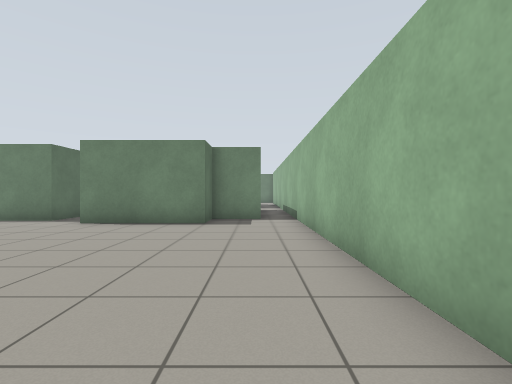
View 1 (above)

24 first-person views from a walk through a Gazebo world. The camera is 0.94 m above the floor, looks level and sees 85° across. The floor is counted in squares, 1 m on a side. Each view is taken from the middle of a square. On the plan, view 1 faces up. The plan holds only what a view shows up to about 11 squares ahead; the rest is blank.

View 2
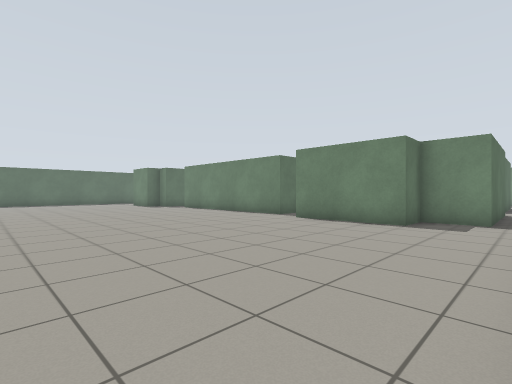

View 3
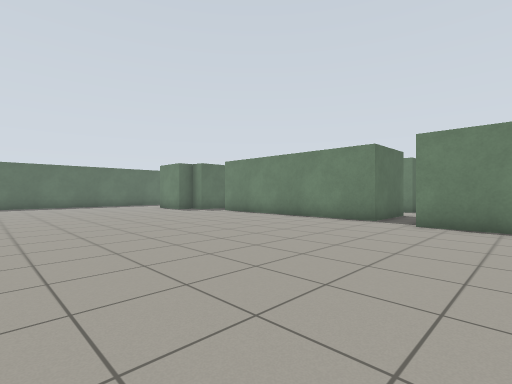

View 4
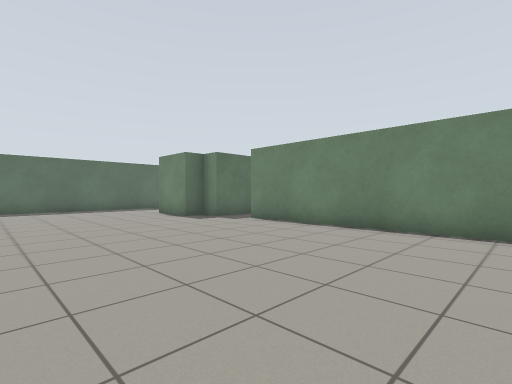

View 5
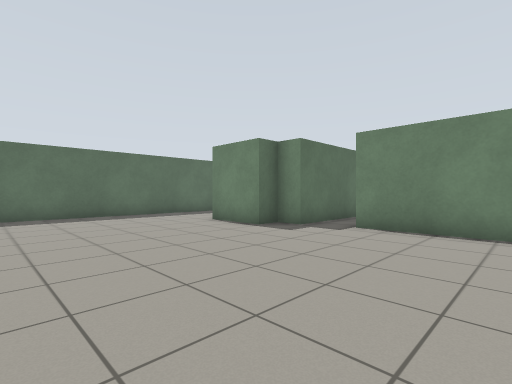

View 6
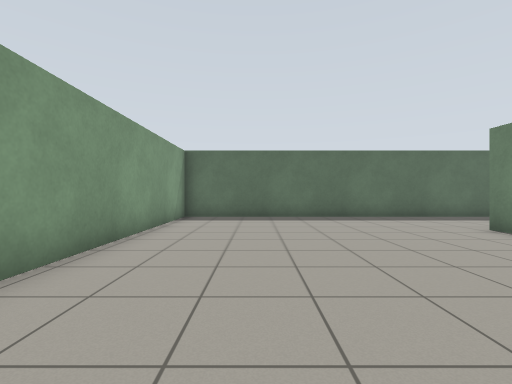

View 7
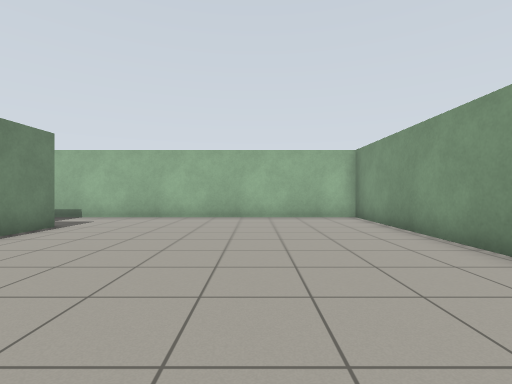

View 8
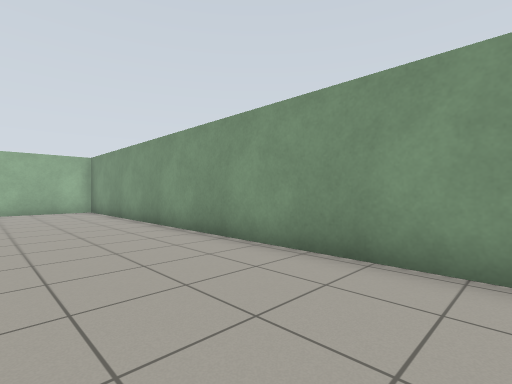

View 9
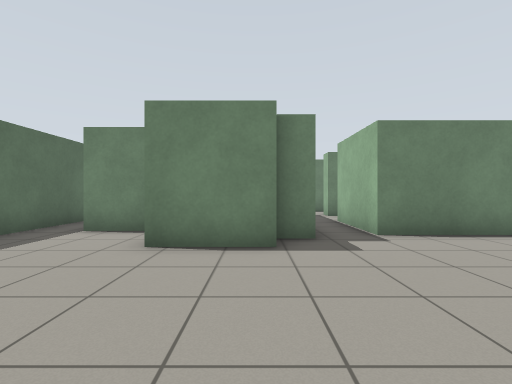

View 10
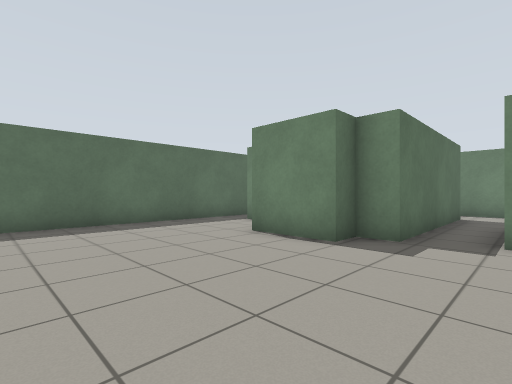

View 11
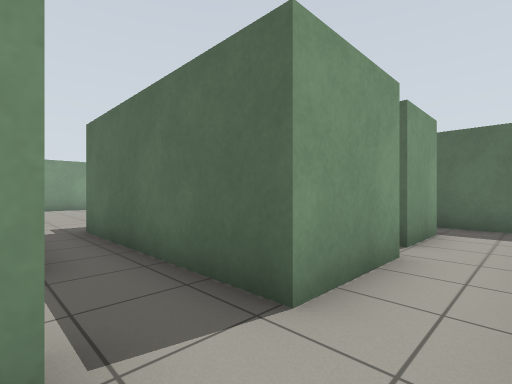

View 12
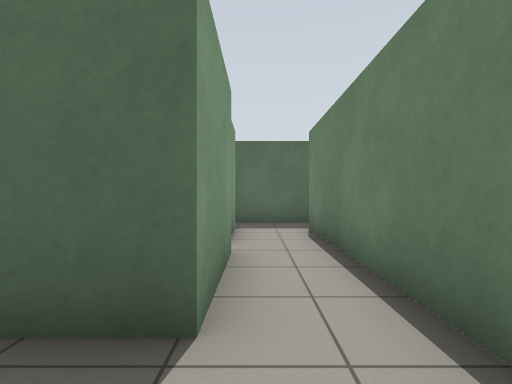

View 13
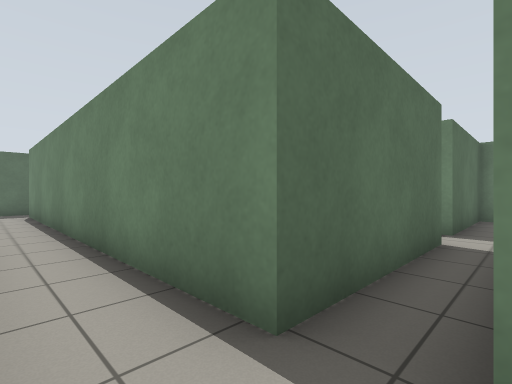

View 14
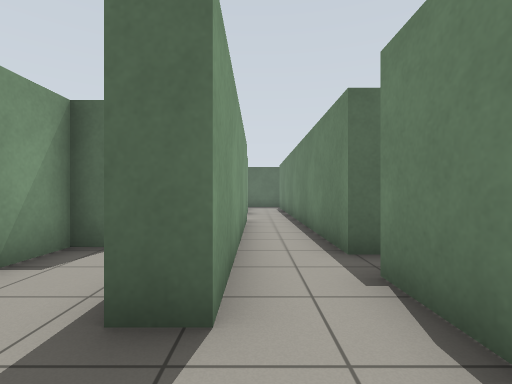

View 15
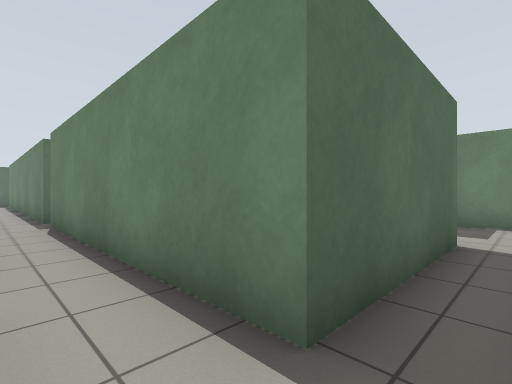

View 16
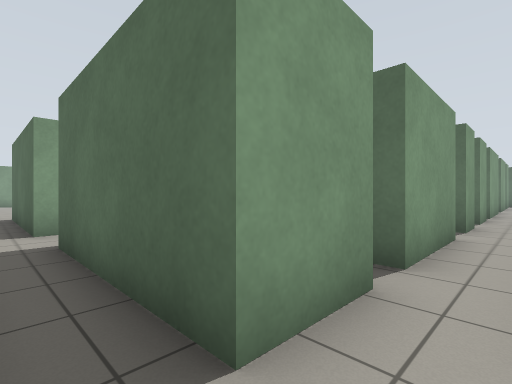

View 17
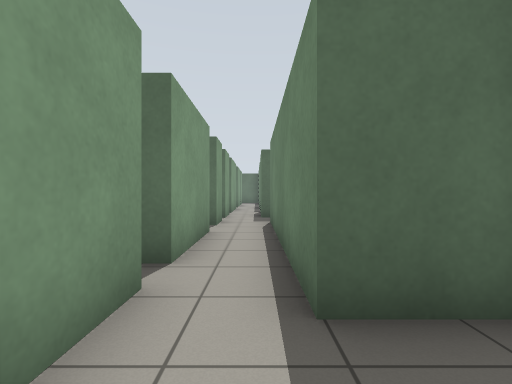

View 18
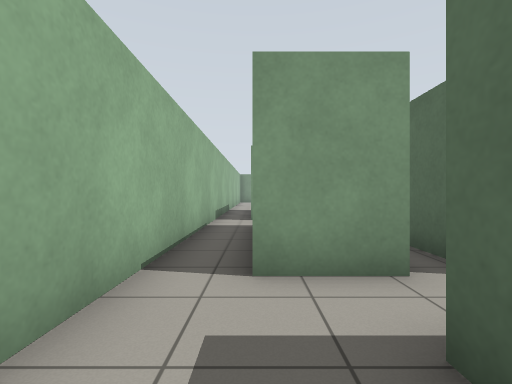

View 19
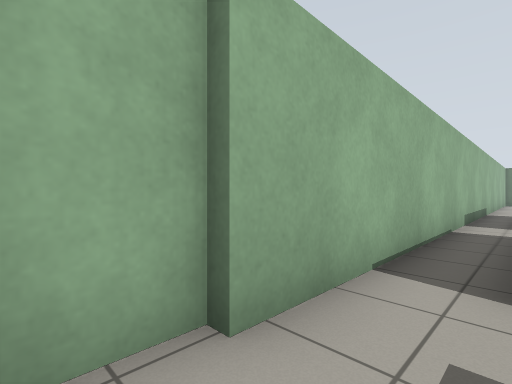

View 20
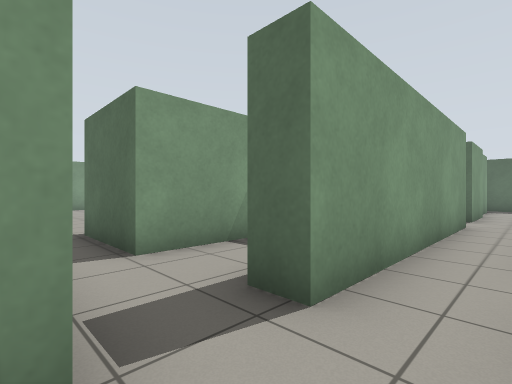

View 21
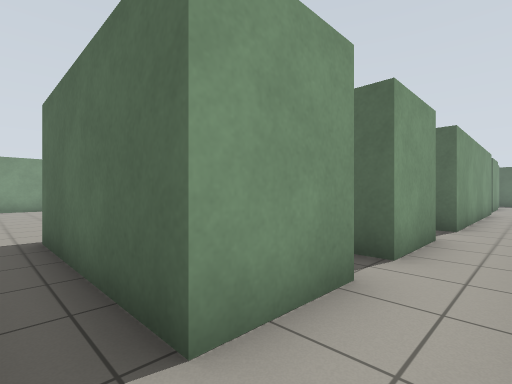

View 22
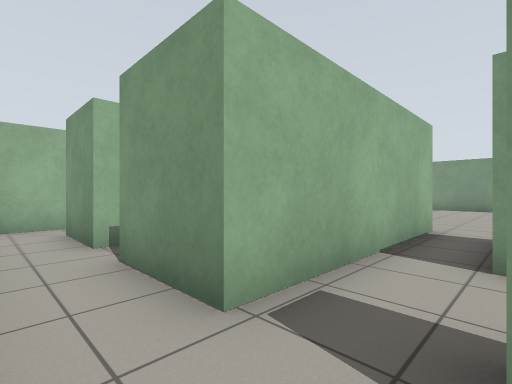

View 23
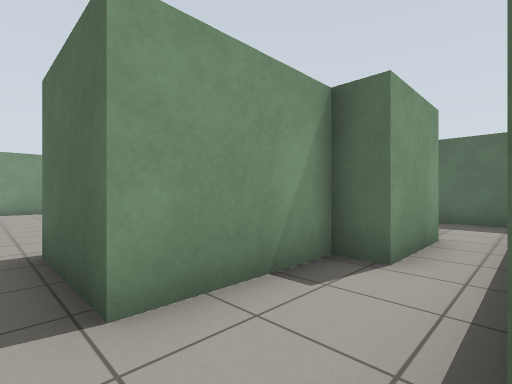

View 24
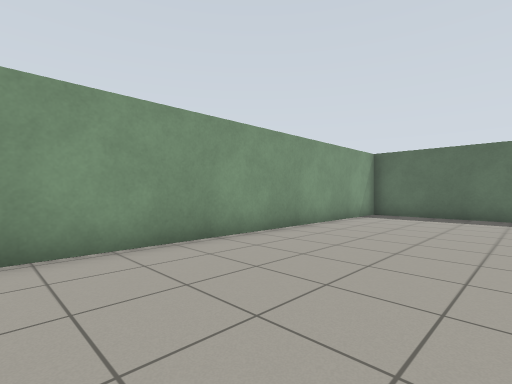

### Floor plan
Points are (right, up) in squares from view 1. A wall is a line through its corners. A room is listed if a view was taken in it or the views show most of it. See-through windows are left out.
Room 1 (views 1, 2, 3, 4, 5, 6, 7, 8, 9, 10, 24)
walls: (-6.7, 11.8) (-6.7, 9.1) (-14.3, 9.1) (-14.3, 12); (-19.6, 9.7) (-21.1, 9.7); (-15.8, 14.6) (-15.8, 8.6) (-16.6, 8.6) (-16.6, 7.8) (-19, 7.8); (-22.6, 12) (-22.6, -0.7) (1.4, -0.7) (1.4, 14.5); (0, 14.6) (0, 9.7) (-1.5, 9.7) (-1.5, 8.4) (-5.3, 8.4) (-5.3, 12.6)
ways out: opening at (-22, 14) to room 2; opening at (-15, 14) to room 2; opening at (1, 14) to room 2; opening at (-15, 13) to room 4; opening at (-6, 12) to room 4
Room 2 (views 11, 12, 13, 14, 15, 20, 21, 22)
walls: (-9.2, 16.4) (-21.4, 16.4); (-14.3, 14.6) (-6.9, 14.6); (-5.3, 14.6) (-3, 14.6) (-3, 14); (-1.8, 14.6) (0, 14.6); (-18.4, 14.6) (-15.8, 14.6); (0, 20.9) (0, 16.4) (-8.1, 16.4); (-21.2, 14.5) (-19.1, 14.5); (1.4, 14.5) (1.4, 21.4); (-22.6, 16.6) (-22.6, 14.1)
ways out: opening at (-22, 14) to room 1; opening at (-15, 14) to room 1; opening at (1, 14) to room 1; opening at (1, 21) to room 3; opening at (-6, 14) to room 4
Room 3 (views 16, 17, 18, 19)
walls: (0.6, 24.3) (-0.6, 24.3); (-1.1, 24) (-1.1, 22.5); (1.6, 22.8) (1.6, 24); (1.4, 21.4) (1.4, 22.9); (-1.8, 20.9) (0, 20.9)
ways out: opening at (1, 21) to room 2; opening at (-1, 22)
Room 4 (view 23)
walls: (-12.2, 12.7) (-9.8, 12.7) (-9.8, 11.8) (-6.7, 11.8); (-6.9, 14.6) (-6.9, 13.9); (-13.7, 14) (-14.2, 14); (-5.3, 12.6) (-5.3, 14.6)
ways out: opening at (-15, 13) to room 1; opening at (-6, 12) to room 1; opening at (-6, 14) to room 2

Positions as (right, up) in squares from view 1, and headings:
1: (0, 0), facing up
2: (1, 0), facing up-left
3: (-3, 0), facing up-left
4: (-7, 2), facing up-left
5: (-11, 2), facing up-left
6: (-12, 2), facing left
7: (-9, 3), facing right
8: (-13, 3), facing down-right
9: (-17, 3), facing up
10: (-14, 3), facing up-left
11: (-14, 16), facing down-left
12: (-14, 15), facing left
13: (-8, 15), facing up-left
14: (-5, 15), facing left
15: (1, 15), facing up-left
16: (1, 22), facing down-left
17: (1, 22), facing left
18: (0, 24), facing down
19: (0, 24), facing down-right
20: (-5, 16), facing down-left
21: (1, 16), facing down-left
22: (-7, 16), facing down-right
23: (-6, 14), facing down-left
24: (-11, 4), facing down-left
